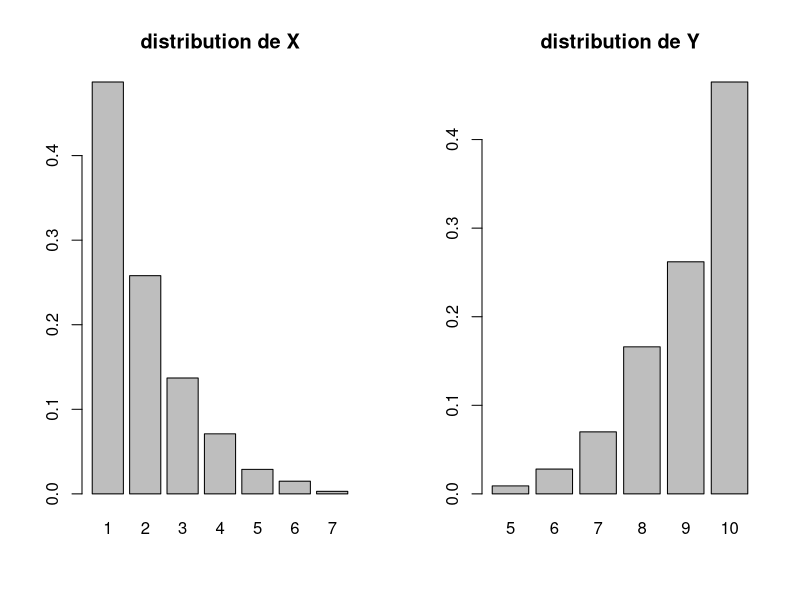

Recreate this plot in R.
#devoir 

#question 1

N = c(1:10);
n = 5;
K = 10;

X =c(rep(0,K));
Y =c(rep(0,K));

for( i in 1:K){
  aRemise = sample(N,n,replace=T);
  X[i]= min(aRemise);
  Y[i]= max(aRemise);
};

X;
Y;

#Question 2

N = c(1:3);
n = 2;
K = 10^3;
X =c(rep(0,K));
Y =c(rep(0,K));
P =c(rep(0,K));
for( i in 1:K){
  aRemise = sample(N,n,replace=T);
  X[i]= min(aRemise);
  Y[i]= max(aRemise);
  if(X[i] != Y[i]){
    P[i] = 2/K;
  }
  else{
    P[i] = 1/K;
  }
};
P;
tableau = data.frame(P);

#Question 3

N = c(1:10);
n = 6;
K = 10^3;
X =c(rep(0,K));
Y =c(rep(0,K));
for( i in 1:K){
  aRemise = sample(N,n,replace=T);
  X[i]= min(aRemise);
  Y[i]= max(aRemise);
};
par(mfrow=c(1,2));
titre1="distribution de X"
barplot(table(X)/K,main=titre1);
titre2="distribution de Y"
barplot(sort(table(Y))/K,main=titre2);

#Question 4

N = c(1:10);
n = 10;
K = 10^3;
X =c(rep(0,K));
Y =c(rep(0,K));


